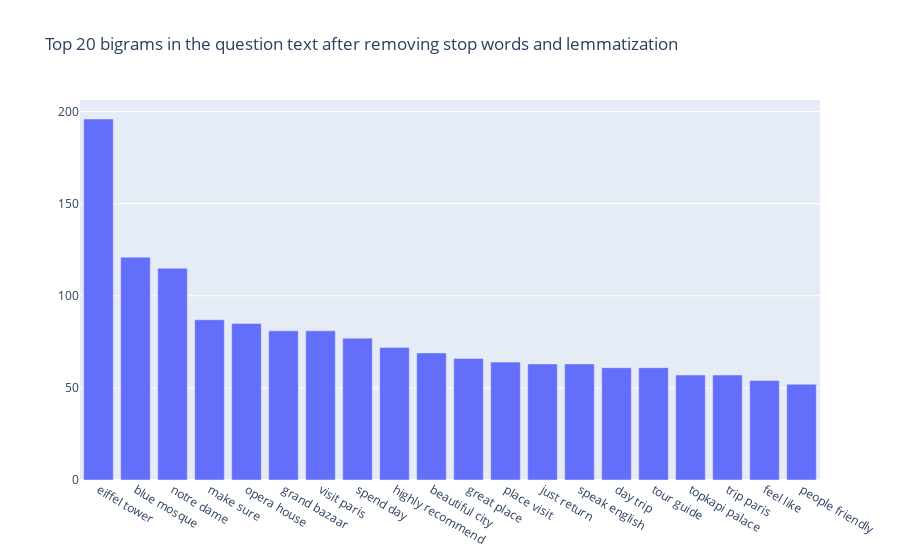

Source (notebook cell):
### Code cell
def get_top_n_bigram(corpus, n=None):
    vec = CountVectorizer(ngram_range=(2, 2), stop_words='english').fit(corpus)
    bag_of_words = vec.transform(corpus)
    sum_words = bag_of_words.sum(axis=0) 
    words_freq = [(word, sum_words[0, idx]) for word, idx in vec.vocabulary_.items()]
    words_freq =sorted(words_freq, key = lambda x: x[1], reverse=True)
    return words_freq[:n]
common_words = get_top_n_bigram(df_clean['question_lemmatize_clean'], 20)
df3 = pd.DataFrame(common_words, columns = ['bigram' , 'count'])

fig = go.Figure([go.Bar(x=df3['bigram'], y=df3['count'])])
fig.update_layout(title=go.layout.Title(text="Top 20 bigrams in the question text after removing stop words and lemmatization"))
fig.show()

### Figure 1 — Plotly figure (JSON) as saved in the notebook; plotly's stock layout.template omitted (floating-point values rounded to 4 significant figures)
{"data": [{"type": "bar", "x": ["eiffel tower", "blue mosque", "notre dame", "make sure", "opera house", "grand bazaar", "visit paris", "spend day", "highly recommend", "beautiful city", "great place", "place visit", "just return", "speak english", "day trip", "tour guide", "topkapi palace", "trip paris", "feel like", "people friendly"], "y": [196, 121, 115, 87, 85, 81, 81, 77, 72, 69, 66, 64, 63, 63, 61, 61, 57, 57, 54, 52]}], "layout": {"title": {"text": "Top 20 bigrams in the question text after removing stop words and lemmatization"}}}
